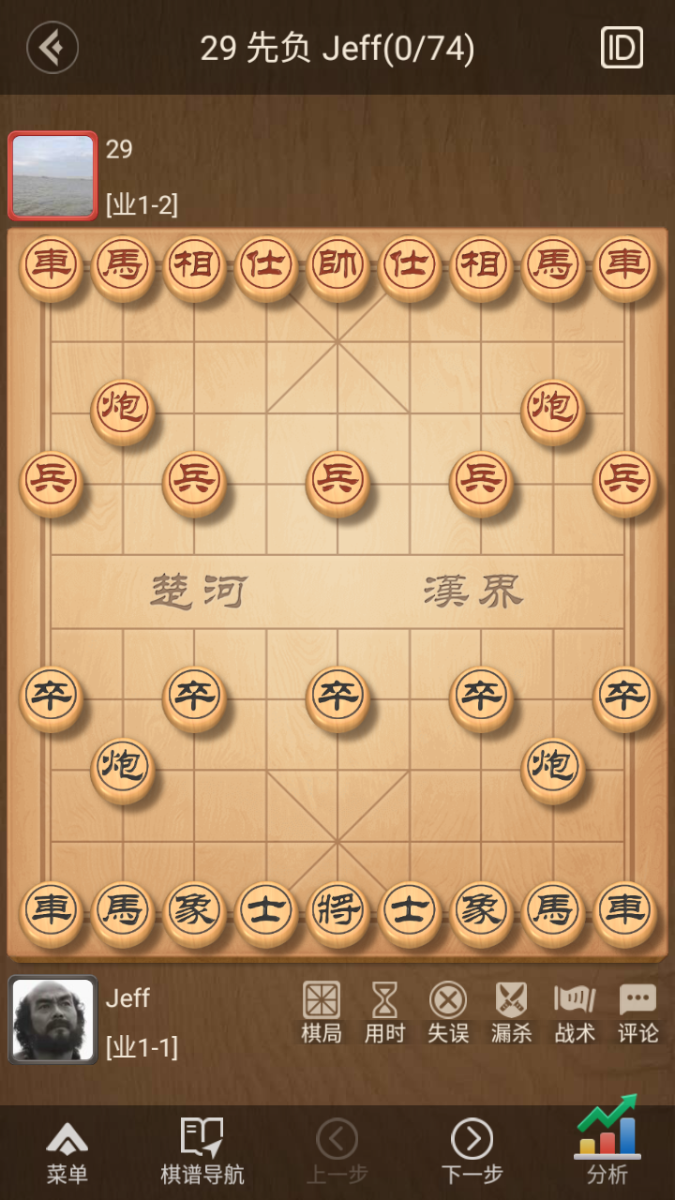
#> input picture 2026-11-17/xiangqi-move-logic/work/inspect/Screenshot_20261117-103346.png, 675 x 1200 px, found by its file name
$ python brute_grid.py
#> lines starting #> are read from the running program, lines starting #| are printed output that depends on the picture; after the words box and inside, x2 and y2 are one past the last pixel; in counts of white or black regions, pixels touching at a corner belong together
"""穷举多个候选裁剪区域，找到投影最稳定的那个（10×9 网格间距方差最小）。"""

import os

import cv2
import numpy as np

IMG = r"g:\chessCn\images\Screenshot_20261117-103346.png"
OUT = r"g:\chessCn\2026-11-17\xiangqi-move-logic\work\inspect"
os.makedirs(OUT, exist_ok=True)


def local_minima(arr, min_gap=15):
    n = len(arr)
    peaks = [0]
    for i in range(1, n - 1):
        if arr[i] < arr[i - 1] and arr[i] < arr[i + 1]:
            peaks.append(i)
    peaks.append(n - 1)
    filtered = [peaks[0]]
    for p in peaks[1:]:
        if p - filtered[-1] >= min_gap:
            filtered.append(p)
        elif arr[p] < arr[filtered[-1]]:
            filtered[-1] = p
    return filtered


def pick_uniform(lines, need):
    if lines is None or len(lines) < need:
        return None, 1e9
    best_seq = None
    best_err = 1e9
    for i in range(len(lines) - need + 1):
        seq = lines[i:i + need]
        gaps = np.diff(seq)
        if len(gaps) == 0:
            continue
        err = np.std(gaps)
        if err < best_err:
            best_err = err
            best_seq = seq
    return best_seq, best_err


def score_crop(gray_crop):
    """给一个候选裁剪区域打分：返回 (std_h, std_v, h_count, v_count)。"""
    h, w = gray_crop.shape
    if h < 300 or w < 300:
        return None
    row_proj = gray_crop.mean(axis=1)
    col_proj = gray_crop.mean(axis=0)
    h_cands = local_minima(row_proj, min_gap=int(h * 0.04))
    v_cands = local_minima(col_proj, min_gap=int(w * 0.04))
    horz, eh = pick_uniform(h_cands, 11)
    vert, ev = pick_uniform(v_cands, 10)
    if horz is None or vert is None:
        return None
    # 综合分数：越低越好
    combined = eh + ev + abs((vert[-1] - vert[0]) / 9 - (horz[-1] - horz[0]) / 10) * 0.1
    return combined, (horz, vert)


def main():
    img = cv2.imread(IMG)
#> img is the input picture: shape (1200, 675, 3); mean B, G, R 94.3, 130.8, 165.2
    gray = cv2.cvtColor(img, cv2.COLOR_BGR2GRAY)
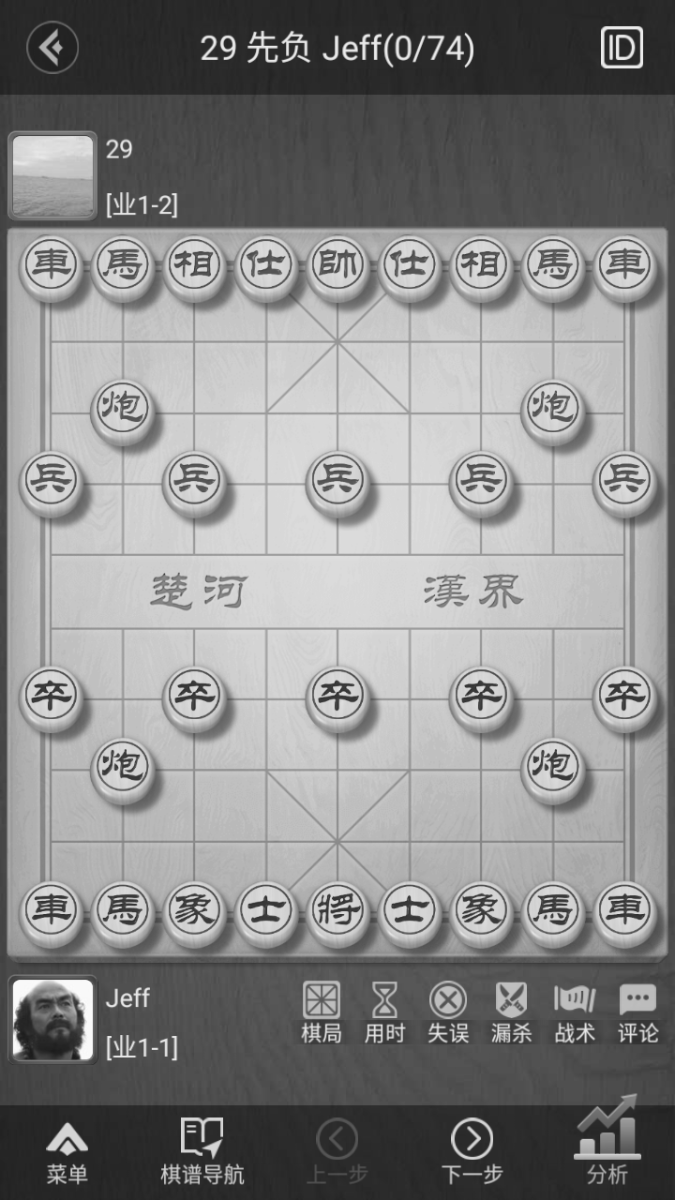
#> gray: shape (1200, 675); min 26, max 253, mean 136.9
    H, W = gray.shape
#> H = 1200; W = 675

    # 穷举不同的裁剪区域
    best = None
    best_score = 1e9
    for y0 in range(0, 200, 20):
        for y1 in range(H - 200, H, 20):
            for x0 in range(0, 80, 20):
                for x1 in range(W - 80, W, 20):
                    if y1 - y0 < 500:
                        continue
                    if x1 - x0 < 400:
                        continue
                    crop = gray[y0:y1, x0:x1]
                    res = score_crop(crop)
                    if res is None:
                        continue
                    s, _ = res
                    if s < best_score:
                        best_score = s
                        best = (x0, y0, x1, y1, res)
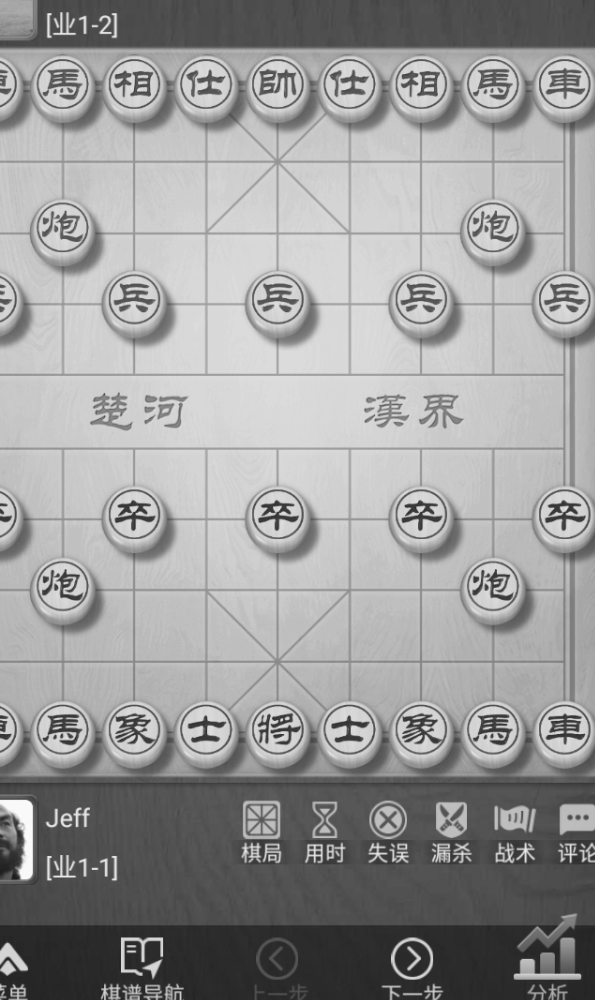
#> crop: shape (1000, 595); min 26, max 253, mean 154.7
#> after the loop, best = 5 items; best_score = 10.79

    if best is None:
        print("没找到好区域")
        return
    x0, y0, x1, y1, (score, (horz, vert)) = best
#> x0 = 60; y0 = 40; x1 = 615; y1 = 1140; score = 10.79; horz = [232, 301, 373, 443, 514, 588, 659, 729, 801, 864, 923]; vert = [95, 134, 166, 206, 239, 277, 310, 349, 382, 421]
    print(f"最佳区域: x={x0}:{x1} y={y0}:{y1}  score={score:.1f}")
#| 最佳区域: x=60:615 y=40:1140  score=10.8
    print(f"  横线: {[y0 + h for h in horz]}")
#|   横线: [272, 341, 413, 483, 554, 628, 699, 769, 841, 904, 963]
    print(f"  竖线: {[x0 + v for v in vert]}")
#|   竖线: [155, 194, 226, 266, 299, 337, 370, 409, 442, 481]

    # 画出来保存
    vis = img.copy()
    for h in horz:
        cv2.line(vis, (x0, y0 + h), (x1, y0 + h), (0, 255, 0), 2)
#> this loop made 11 passes
#> h on passes 1 to 11: 232, 301, 373, 443, 514, 588, 659, 729, 801, 864, 923
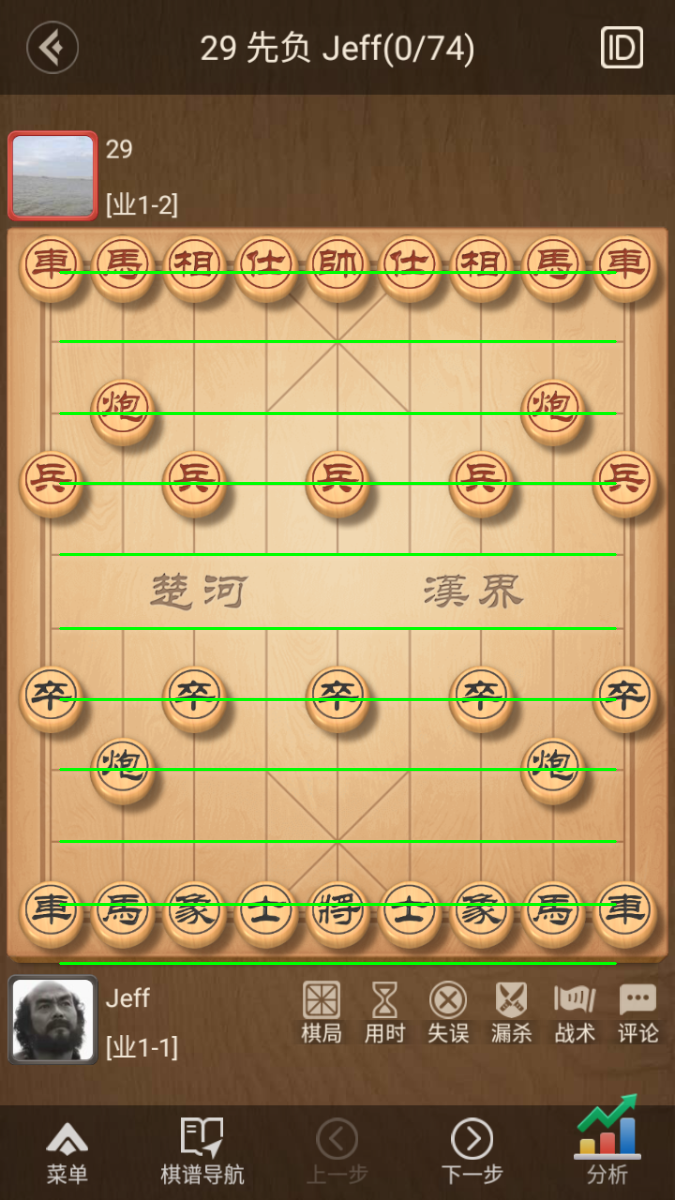
#> vis: shape (1200, 675, 3); 2.27% of pixels changed, all inside (x1, y1, x2, y2) = (59, 271, 617, 965)
    for v in vert:
        cv2.line(vis, (x0 + v, y0), (x0 + v, y1), (255, 0, 0), 2)
#> this loop made 10 passes
#> v on passes 1 to 10: 95, 134, 166, 206, 239, 277, 310, 349, 382, 421
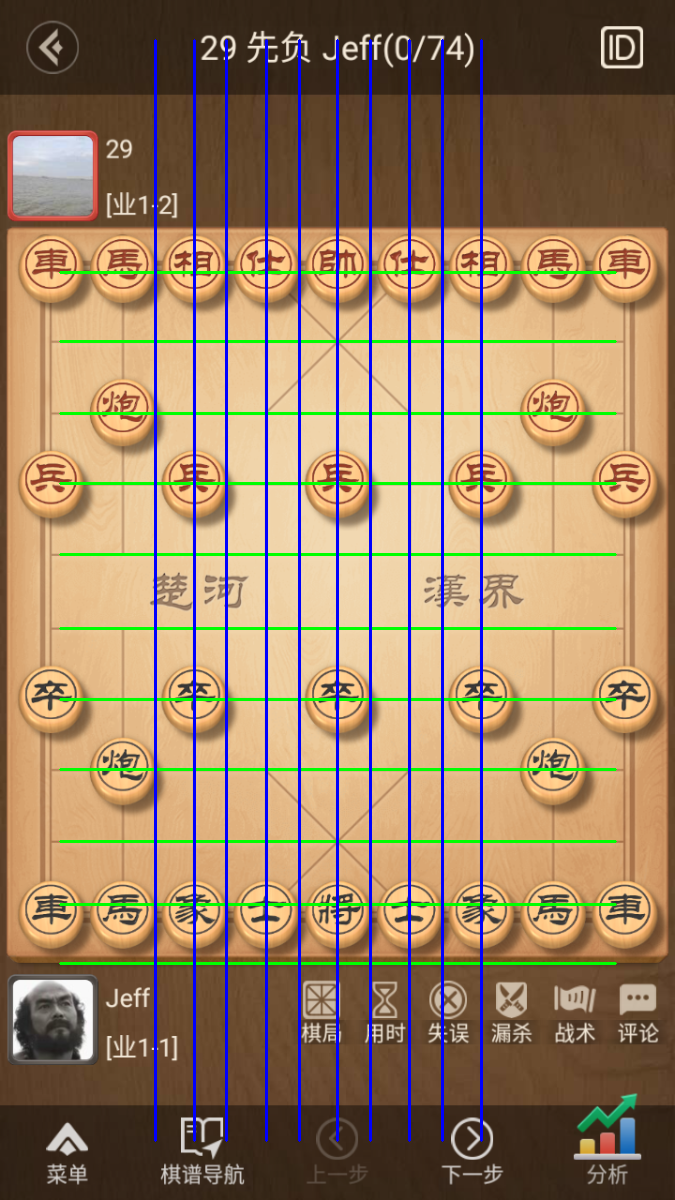
#> vis: shape (1200, 675, 3); 4.08% of pixels changed, all inside (x1, y1, x2, y2) = (154, 39, 483, 1142)
    cv2.rectangle(vis, (x0, y0), (x1, y1), (0, 255, 255), 3)
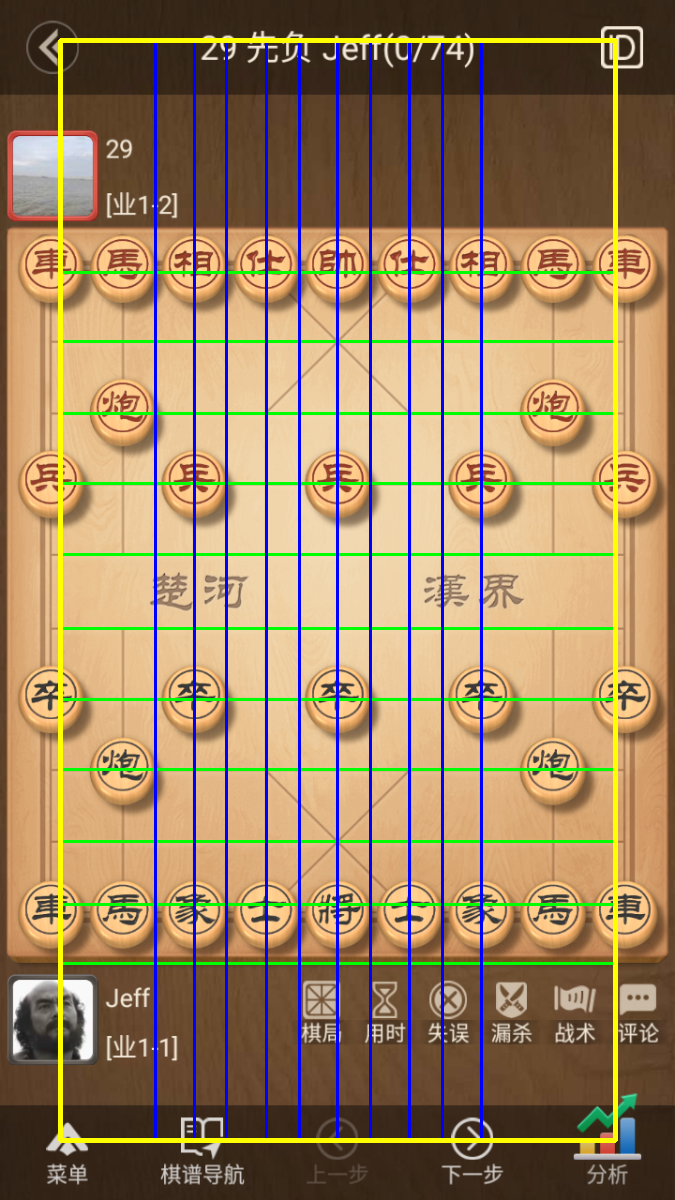
#> vis: shape (1200, 675, 3); 2.04% of pixels changed, all inside (x1, y1, x2, y2) = (58, 38, 618, 1143)
    cv2.imwrite(os.path.join(OUT, "11_best_region.png"), vis)


if __name__ == "__main__":
    main()

$ run again, with 2026-11-17/xiangqi-move-logic/work/inspect/Screenshot_20261117-103459.png copied over 2026-11-17/xiangqi-move-logic/work/inspect/Screenshot_20261117-103346.png
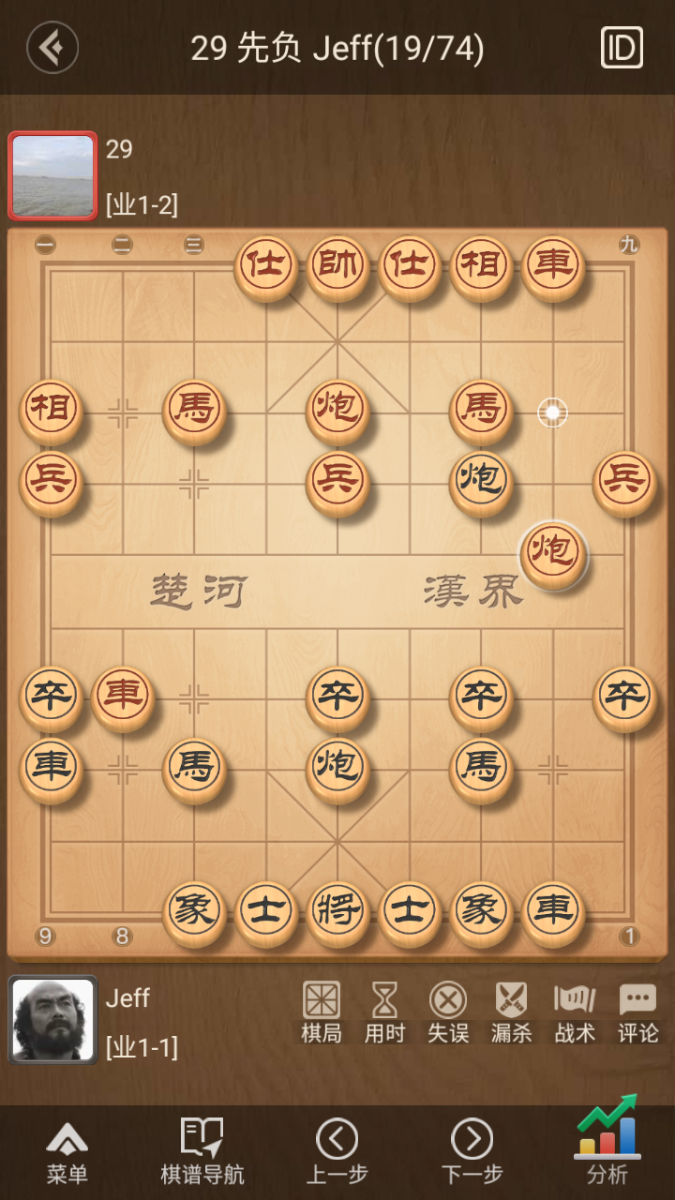
#> input picture 2026-11-17/xiangqi-move-logic/work/inspect/Screenshot_20261117-103459.png, 675 x 1200 px, found by its file name
#> in main, img is the input picture: shape (1200, 675, 3); mean B, G, R 94.3, 130.7, 165.2
#> after the loop in main, `for y0 in range(0, 200, 20):`:
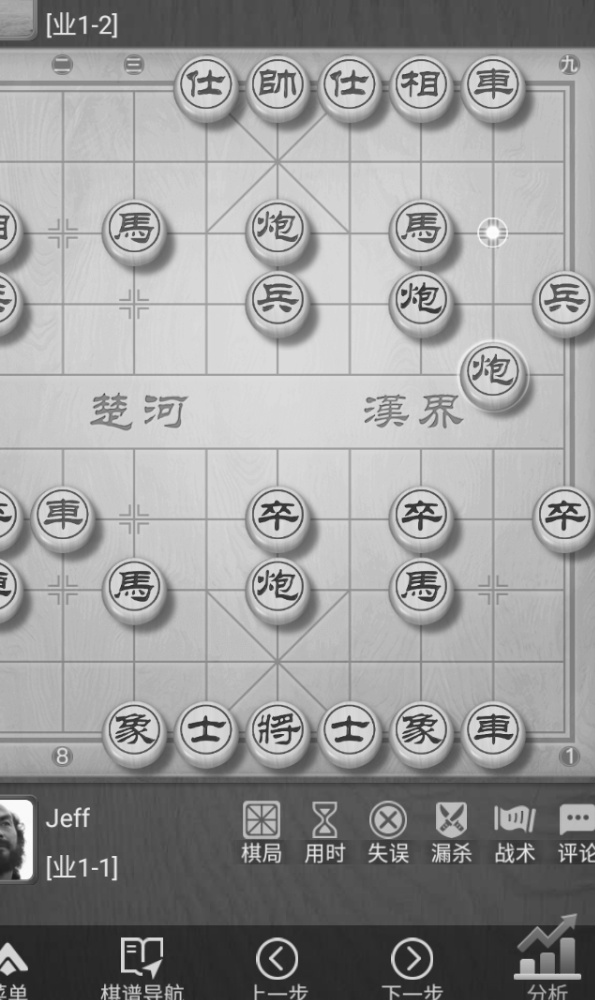
#> crop: shape (1000, 595); min 26, max 253, mean 154.6
#> after the loop in main, `for y0 in range(0, 200, 20):`: best = 5 items; best_score = 19.96
#> x0 = 60; y0 = 0; x1 = 595; y1 = 1180; score = 19.96; horz = [135, 224, 271, 341, 413, 484, 554, 628, 699, 769, 841]; vert = [38, 63, 96, 134, 167, 206, 253, 277, 310, 349]
#| 最佳区域: x=60:595 y=0:1180  score=20.0
#|   横线: [135, 224, 271, 341, 413, 484, 554, 628, 699, 769, 841]
#|   竖线: [98, 123, 156, 194, 227, 266, 313, 337, 370, 409]
#> the loop in main, `for h in horz:` made 11 passes
#> h on passes 1 to 8: 135, 224, 271, 341, 413, 484, 554, 628
#> the loop in main, `for v in vert:` made 10 passes
#> v on passes 1 to 8: 38, 63, 96, 134, 167, 206, 253, 277
#> in main, `cv2.rectangle(vis, (x0, y0), (x1, y1), (0, 255, 255), 3)`:
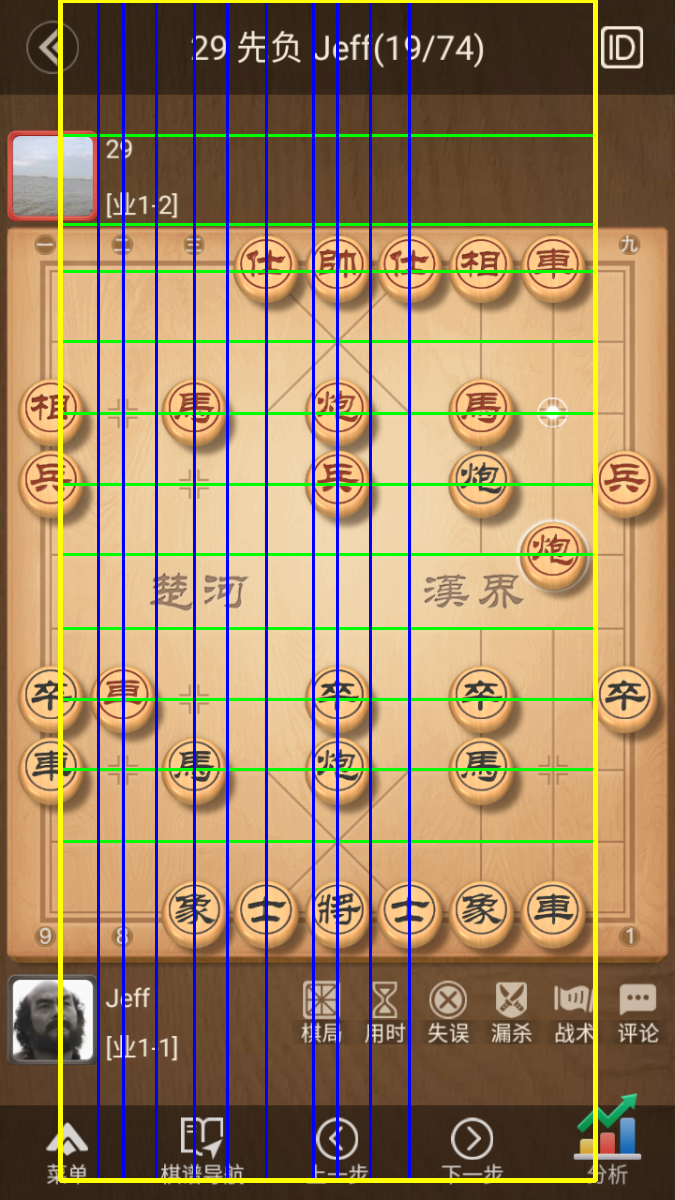
#> vis: shape (1200, 675, 3); mean B, G, R 97.7, 130.4, 156.8
